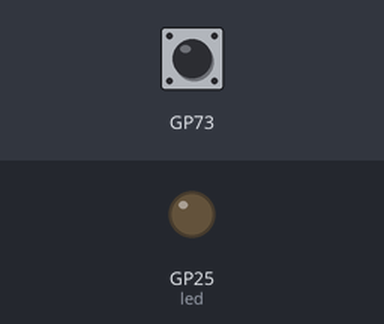
Recording of a program running on a simulated Raspberry Pi Pico running MicroPython. On the bench: output pins drawn as LEDs (lit = HIGH). Dashed ring = blinking. The inputs (shaded band) are chosen by the test bench.

Above: at 1.2 s.
1.3 s: BOOTSEL button pressed for 3.2 s
At 1.7 s:
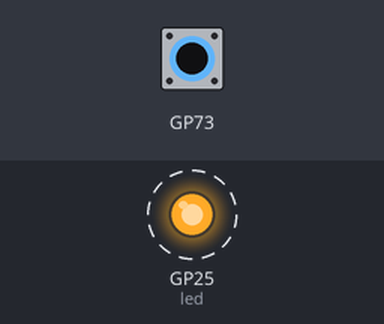
Timing chart, 0 to 6.5 s (numbered marks = the images above; inputs shaded):
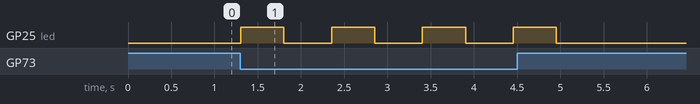

Measured:
- after the input at 1.3 s, GP25 (led): alternates HIGH for 0.50 s and LOW for 0.55 s, 8 changes in all, then stays LOW, starting at once

The program:

buttonBlink.py
```python
import rp2
from time import sleep
from machine import Pin

led = Pin("LED", Pin.OUT)

# both of the following turn off the LED
led.value(False)
# led.off()

def blinkOnce():
    led.value(True)
    sleep(.5)
    led.value(False)
    sleep(.5)

while True:
    # print the value of the button (one or zero, with zero being not pressed)
    # print(rp2.bootsel_button())
    if (rp2.bootsel_button()):
        blinkOnce()

    sleep(.05)
```
